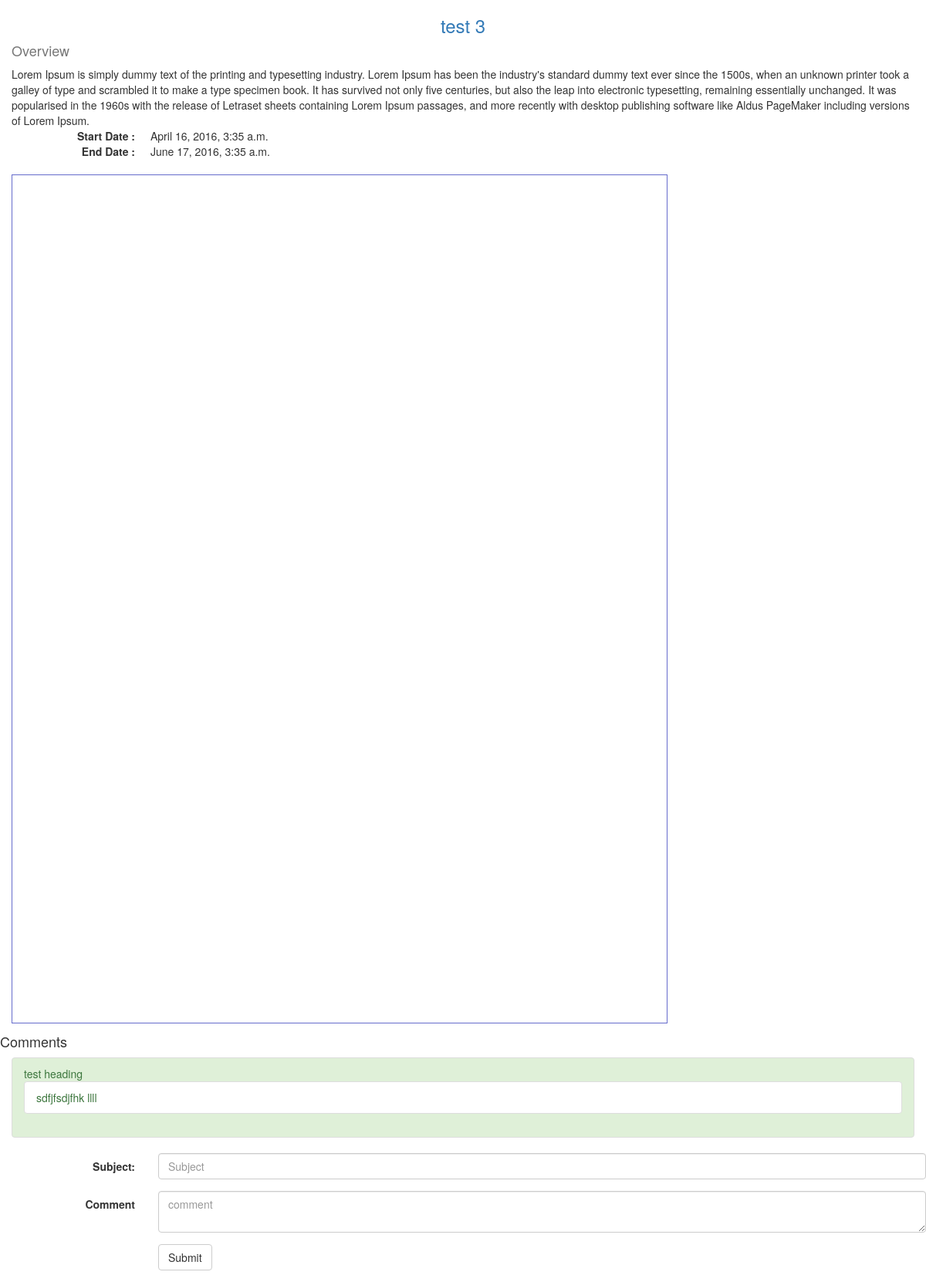
/project/details/3/, run on the app's committed database.
### apps/project/models.py (models this page shows, shortened)
class ProjectBase(BaseClass):
    title = models.CharField(max_length=30, null=False, blank=False)
    short_description = models.CharField(
        max_length=300, null=False, blank=False)
    detailed_description = models.TextField(null=False, blank=False)
    start_date = models.DateTimeField(null=False, blank=False)
    end_date = models.DateTimeField(null=False, blank=False)
    class Meta:
        abstract = True

class Project(ProjectBase):
    manager = models.ForeignKey(Staff, null=False, blank=False)
    client_name = models.CharField(max_length=30, null=False, blank=False)
    attachments = models.ManyToManyField('ProjectAttachment')
    createdby = models.ForeignKey(Staff, related_name='project_createdby')
    modifiedby = models.ForeignKey(Staff, related_name='project_modifedby')
    objects = ProjectManager()
    class Meta:
        verbose_name = ('Project')
        verbose_name_plural = ('Projects')

class BaseClass(models.Model):
    createdon = models.DateTimeField(auto_now_add=True)
    lastmodon = models.DateTimeField(auto_now=True)
    is_deleted = models.BooleanField(default=False)
    class Meta:
        abstract = True

class ProjectAttachment(BaseClass):
    file = models.FileField(upload_to="project/attachment",
                            validators=[validate_file_extension], max_length=200, blank=True)

class Comments(models.Model):
    project = models.ForeignKey(
        Project, related_name='comments', null=False, blank=False)
    subject = models.CharField(max_length=100, null=True, blank=True)
    description = models.TextField(null=False, blank=False)

### apps/project/views.py (the view, shortened to what this page needs)
# urls.py: url(r'^project/details/(?P<project_id>[0-9]+)/$', views.ProjectDetail.as_view(),
class ProjectDetail(DetailView):
    template_name = 'project/project_details.html'
    attachment = None
    return_data = {}
    def dispatch(self, request, *args, **kwargs):
        self.project = get_or_none(Project, pk=kwargs['project_id'])
        self.comments = self.project.comments.all()
        attachments = self.project.attachments.all()
        if attachments:
            self.attachment = attachments[0]
        self.return_data['project'] = self.project
        self.return_data['attachment'] = self.attachment
        self.return_data['comments'] = self.comments
        return super(ProjectDetail, self).dispatch(request, *args, **kwargs)
    def get(self, request, *args, **kwargs):
        return render(request, self.template_name, self.return_data)

### apps/project/utils.py (called while the page is built)
def get_or_none(classmodel, **kwargs):
    try:
        return classmodel.objects.get(**kwargs)
    except classmodel.DoesNotExist:
        return None

### templates/project/project_details.html (shortened to what this page needs)
<!DOCTYPE html>
<html lang="en">
  <head>
    <link href="/static/core/css/bootstrap.min.css" rel="stylesheet">
    <link href="/static/core/css/style.css" rel="stylesheet">
  </head>
  <body>
<div class="container-fluid">
	<div class="row">
		<div class="col-md-12">
			<h3 class="text-center text-primary">
				{{project.title}}
			</h3>
			<h4 class="text-muted">
				Overview
			</h4>
				{{project.detailed_description}}
			<dl class="dl-horizontal">
				<dt>
					Start Date :
				</dt>
				<dd>
					{{project.start_date}}
				</dd>
				<dt>
					End Date :
				</dt>
				<dd>
					{{project.end_date}}
				</dd>
			</dl>
		</div>
	</div>
	{% if attachment %}
		<div class="row">
			<div class="col-md-12">
			<iframe id="fred" style="border:1px solid #666CCC" title="PDF in an i-Frame" src="{{attachment.file.url}}" frameborder="1" scrolling="auto" height="1100" width="850" ></iframe>
		    </div>
		</div>
	{% endif %}
	<div class="row">
	    <h4>Comments</h4>
		<div class="col-md-12">
			<ul class="list-group">
				{% for comment in  comments %}
					  <li class="list-group-item {% cycle 'list-group-item-success' 'list-group-item-info' %}">{{comment.subject}}
						  <ul class="list-group">
						  	<li class="list-group-item">{{comment.description}}	</li>
						  </ul>
					  </li>
				{% endfor %}
			</ul>
		</div>
	    <form class="form-horizontal" role="form" action="." method="post">
	        <div class="form-group">
	            <label class="control-label col-sm-2" for="subject">Subject:</label>
	            <div class="col-sm-10">
	                <input type="text" name="subject" class="form-control" id="subject" placeholder="Subject">
	            </div>
	        </div>
	        <div class="form-group">
	            <label class="control-label col-sm-2" for="dic">Comment</label>
	            <div class="col-sm-10">
	                <textarea id="dic" class="form-control" placeholder="comment" name="comment"></textarea>
	            </div>
	        </div>
	        <div class="form-group">
	            <div class="col-sm-offset-2 col-sm-10">
	                <button type="submit" class="btn btn-default">Submit</button>
	            </div>
	        </div>
	    </form>
	</div>
</div>
  </body>
</html>

### data on the page
Project: title "test 3", detailed_description "Lorem Ipsum is simply dummy text of the printing and typesetting industry. Lorem Ipsum has been the industry's standard dummy text ever since the 1500s, when an unknown printer took a galley of type and scrambled it to make a type specimen book. It has survived not only five centuries, but also the leap into electronic typesetting, remaining essentially unchanged. It was popularised in the 1960s with the release of Letraset sheets containing Lorem Ipsum passages, and more recently with desktop publishing software like Aldus PageMaker including versions of Lorem Ipsum.", start_date "April 16, 2016, 3:35 a.m.", end_date "June 17, 2016, 3:35 a.m."
Comments: subject "test heading", description "sdfjfsdjfhk llll"
